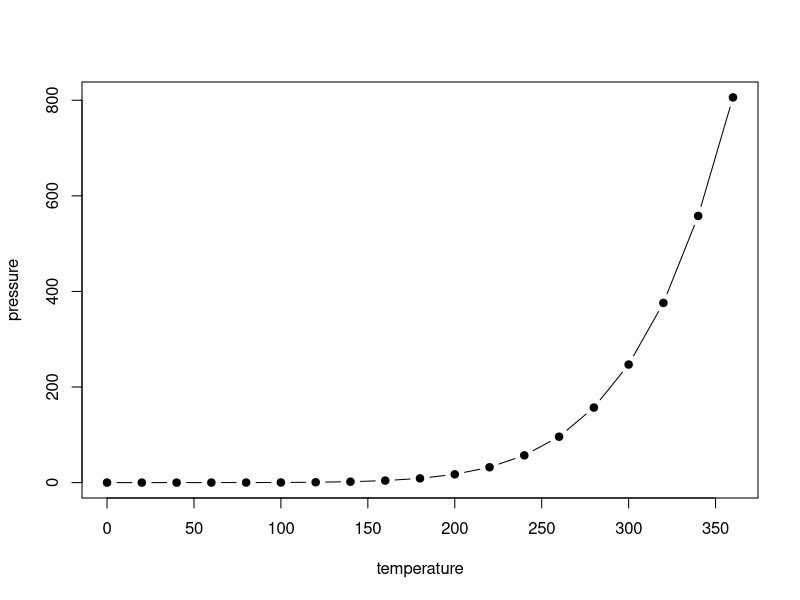

Generate this figure with R: (Note: this script raises an error after producing the figure.)
## ---- chunk 1
plot(pressure, pch = 19, type = "b")
## ---- chunk 2
knitr::include_graphics("img/mtcars-scatter.png")
